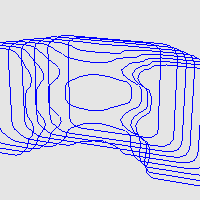

The script that drew this image:
#!/usr/bin/env python

# Demonstrate vtkContourFilter on 2D slices of a volume dataset (nut.slc),
# casting each slice to different scalar types and generating contours
# at value 30, with an outline around the volume.

import os

# Factory overrides
import vtkmodules.vtkInteractionStyle  # noqa: F401
import vtkmodules.vtkRenderingFreeType  # noqa: F401
import vtkmodules.vtkRenderingOpenGL2  # noqa: F401

from vtkmodules.vtkFiltersCore import vtkContourFilter
from vtkmodules.vtkFiltersModeling import vtkOutlineFilter
from vtkmodules.vtkIOImage import vtkSLCReader
from vtkmodules.vtkImagingCore import vtkImageCast, vtkImageClip
from vtkmodules.vtkRenderingCore import (
    vtkActor,
    vtkPolyDataMapper,
    vtkRenderWindow,
    vtkRenderWindowInteractor,
    vtkRenderer,
)

data_dir = os.environ.get("VPE_DATA_DIR", os.path.dirname(os.path.abspath(__file__)))

# Read volume data
reader = vtkSLCReader()
reader.SetFileName(os.path.join(data_dir, "nut.slc"))
reader.Update()

# Clips — one 2D slice per scalar type
clip_0 = vtkImageClip()
clip_0.SetInputConnection(reader.GetOutputPort())
clip_0.SetOutputWholeExtent(-1000, 1000, -1000, 1000, 3, 3)

clip_1 = vtkImageClip()
clip_1.SetInputConnection(reader.GetOutputPort())
clip_1.SetOutputWholeExtent(-1000, 1000, -1000, 1000, 5, 5)

clip_2 = vtkImageClip()
clip_2.SetInputConnection(reader.GetOutputPort())
clip_2.SetOutputWholeExtent(-1000, 1000, -1000, 1000, 7, 7)

clip_3 = vtkImageClip()
clip_3.SetInputConnection(reader.GetOutputPort())
clip_3.SetOutputWholeExtent(-1000, 1000, -1000, 1000, 9, 9)

clip_4 = vtkImageClip()
clip_4.SetInputConnection(reader.GetOutputPort())
clip_4.SetOutputWholeExtent(-1000, 1000, -1000, 1000, 11, 11)

clip_5 = vtkImageClip()
clip_5.SetInputConnection(reader.GetOutputPort())
clip_5.SetOutputWholeExtent(-1000, 1000, -1000, 1000, 13, 13)

clip_6 = vtkImageClip()
clip_6.SetInputConnection(reader.GetOutputPort())
clip_6.SetOutputWholeExtent(-1000, 1000, -1000, 1000, 15, 15)

clip_7 = vtkImageClip()
clip_7.SetInputConnection(reader.GetOutputPort())
clip_7.SetOutputWholeExtent(-1000, 1000, -1000, 1000, 17, 17)

clip_8 = vtkImageClip()
clip_8.SetInputConnection(reader.GetOutputPort())
clip_8.SetOutputWholeExtent(-1000, 1000, -1000, 1000, 19, 19)

clip_9 = vtkImageClip()
clip_9.SetInputConnection(reader.GetOutputPort())
clip_9.SetOutputWholeExtent(-1000, 1000, -1000, 1000, 21, 21)

# Casts — each clip to a different scalar type
cast_0 = vtkImageCast()
cast_0.SetOutputScalarTypeToChar()
cast_0.SetInputConnection(clip_0.GetOutputPort())
cast_0.ClampOverflowOn()

cast_1 = vtkImageCast()
cast_1.SetOutputScalarTypeToUnsignedChar()
cast_1.SetInputConnection(clip_1.GetOutputPort())
cast_1.ClampOverflowOn()

cast_2 = vtkImageCast()
cast_2.SetOutputScalarTypeToShort()
cast_2.SetInputConnection(clip_2.GetOutputPort())
cast_2.ClampOverflowOn()

cast_3 = vtkImageCast()
cast_3.SetOutputScalarTypeToUnsignedShort()
cast_3.SetInputConnection(clip_3.GetOutputPort())
cast_3.ClampOverflowOn()

cast_4 = vtkImageCast()
cast_4.SetOutputScalarTypeToInt()
cast_4.SetInputConnection(clip_4.GetOutputPort())
cast_4.ClampOverflowOn()

cast_5 = vtkImageCast()
cast_5.SetOutputScalarTypeToUnsignedInt()
cast_5.SetInputConnection(clip_5.GetOutputPort())
cast_5.ClampOverflowOn()

cast_6 = vtkImageCast()
cast_6.SetOutputScalarTypeToLong()
cast_6.SetInputConnection(clip_6.GetOutputPort())
cast_6.ClampOverflowOn()

cast_7 = vtkImageCast()
cast_7.SetOutputScalarTypeToUnsignedLong()
cast_7.SetInputConnection(clip_7.GetOutputPort())
cast_7.ClampOverflowOn()

cast_8 = vtkImageCast()
cast_8.SetOutputScalarTypeToFloat()
cast_8.SetInputConnection(clip_8.GetOutputPort())
cast_8.ClampOverflowOn()

cast_9 = vtkImageCast()
cast_9.SetOutputScalarTypeToDouble()
cast_9.SetInputConnection(clip_9.GetOutputPort())
cast_9.ClampOverflowOn()

# Contours at value 30
contour_0 = vtkContourFilter()
contour_0.SetInputConnection(cast_0.GetOutputPort())
contour_0.GenerateValues(1, 30, 30)

contour_1 = vtkContourFilter()
contour_1.SetInputConnection(cast_1.GetOutputPort())
contour_1.GenerateValues(1, 30, 30)

contour_2 = vtkContourFilter()
contour_2.SetInputConnection(cast_2.GetOutputPort())
contour_2.GenerateValues(1, 30, 30)

contour_3 = vtkContourFilter()
contour_3.SetInputConnection(cast_3.GetOutputPort())
contour_3.GenerateValues(1, 30, 30)

contour_4 = vtkContourFilter()
contour_4.SetInputConnection(cast_4.GetOutputPort())
contour_4.GenerateValues(1, 30, 30)

contour_5 = vtkContourFilter()
contour_5.SetInputConnection(cast_5.GetOutputPort())
contour_5.GenerateValues(1, 30, 30)

contour_6 = vtkContourFilter()
contour_6.SetInputConnection(cast_6.GetOutputPort())
contour_6.GenerateValues(1, 30, 30)

contour_7 = vtkContourFilter()
contour_7.SetInputConnection(cast_7.GetOutputPort())
contour_7.GenerateValues(1, 30, 30)

contour_8 = vtkContourFilter()
contour_8.SetInputConnection(cast_8.GetOutputPort())
contour_8.GenerateValues(1, 30, 30)

contour_9 = vtkContourFilter()
contour_9.SetInputConnection(cast_9.GetOutputPort())
contour_9.GenerateValues(1, 30, 30)

# Outline
outline = vtkOutlineFilter()
outline.SetInputConnection(reader.GetOutputPort())

# Mapper and actor pairs
mapper_0 = vtkPolyDataMapper()
mapper_0.SetInputConnection(contour_0.GetOutputPort())
mapper_0.SetColorModeToMapScalars()
actor_0 = vtkActor()
actor_0.SetMapper(mapper_0)

mapper_1 = vtkPolyDataMapper()
mapper_1.SetInputConnection(contour_1.GetOutputPort())
mapper_1.SetColorModeToMapScalars()
actor_1 = vtkActor()
actor_1.SetMapper(mapper_1)

mapper_2 = vtkPolyDataMapper()
mapper_2.SetInputConnection(contour_2.GetOutputPort())
mapper_2.SetColorModeToMapScalars()
actor_2 = vtkActor()
actor_2.SetMapper(mapper_2)

mapper_3 = vtkPolyDataMapper()
mapper_3.SetInputConnection(contour_3.GetOutputPort())
mapper_3.SetColorModeToMapScalars()
actor_3 = vtkActor()
actor_3.SetMapper(mapper_3)

mapper_4 = vtkPolyDataMapper()
mapper_4.SetInputConnection(contour_4.GetOutputPort())
mapper_4.SetColorModeToMapScalars()
actor_4 = vtkActor()
actor_4.SetMapper(mapper_4)

mapper_5 = vtkPolyDataMapper()
mapper_5.SetInputConnection(contour_5.GetOutputPort())
mapper_5.SetColorModeToMapScalars()
actor_5 = vtkActor()
actor_5.SetMapper(mapper_5)

mapper_6 = vtkPolyDataMapper()
mapper_6.SetInputConnection(contour_6.GetOutputPort())
mapper_6.SetColorModeToMapScalars()
actor_6 = vtkActor()
actor_6.SetMapper(mapper_6)

mapper_7 = vtkPolyDataMapper()
mapper_7.SetInputConnection(contour_7.GetOutputPort())
mapper_7.SetColorModeToMapScalars()
actor_7 = vtkActor()
actor_7.SetMapper(mapper_7)

mapper_8 = vtkPolyDataMapper()
mapper_8.SetInputConnection(contour_8.GetOutputPort())
mapper_8.SetColorModeToMapScalars()
actor_8 = vtkActor()
actor_8.SetMapper(mapper_8)

mapper_9 = vtkPolyDataMapper()
mapper_9.SetInputConnection(contour_9.GetOutputPort())
mapper_9.SetColorModeToMapScalars()
actor_9 = vtkActor()
actor_9.SetMapper(mapper_9)

outline_mapper = vtkPolyDataMapper()
outline_mapper.SetInputConnection(outline.GetOutputPort())
outline_actor = vtkActor()
outline_actor.SetMapper(outline_mapper)
outline_actor.VisibilityOff()

# Renderer
renderer = vtkRenderer()
renderer.AddActor(actor_0)
renderer.AddActor(actor_1)
renderer.AddActor(actor_2)
renderer.AddActor(actor_3)
renderer.AddActor(actor_4)
renderer.AddActor(actor_5)
renderer.AddActor(actor_6)
renderer.AddActor(actor_7)
renderer.AddActor(actor_8)
renderer.AddActor(actor_9)
renderer.AddActor(outline_actor)
renderer.SetBackground(0.9, 0.9, 0.9)

# Window
render_window = vtkRenderWindow()
render_window.SetMultiSamples(0)
render_window.AddRenderer(renderer)
render_window.SetSize(200, 200)
render_window.SetWindowName("contour2d all")

# Scene
renderer.ResetCamera()
renderer.GetActiveCamera().SetViewAngle(30)
renderer.GetActiveCamera().Elevation(20)
renderer.GetActiveCamera().Azimuth(20)
renderer.GetActiveCamera().Zoom(1.5)
renderer.ResetCameraClippingRange()

# Interactor
interactor = vtkRenderWindowInteractor()
interactor.SetRenderWindow(render_window)

interactor.Initialize()
interactor.Start()
